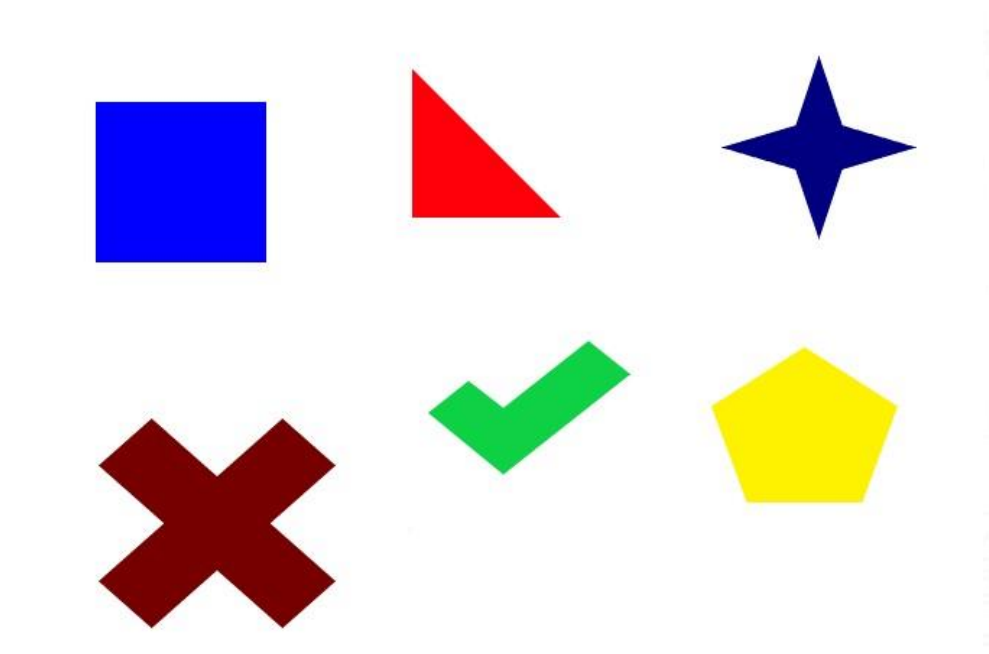
//> input picture opencv/opencvresourse/01.png, 989 x 654 px
$ ./01   (built with g++ and OpenCV 4)
//> lines starting //> are read from the running program, lines starting //| are printed output that depends on the picture; after the words box and inside, x2 and y2 are one past the last pixel; in counts of white or black regions, pixels touching at a corner belong together
#include<iostream>
#include <opencv2/core/core.hpp>
#include <opencv2/highgui/highgui.hpp>
#include <opencv2/imgproc.hpp>
using namespace std;
using namespace cv;

Mat imgGray,kernel, imgHSV, mask,  imgCanny;
int hmin = 160, smin = 215, vmin = 205;
int hmax = 179, smax = 255, vmax = 255;
vector<vector<Point>>contours;
vector<Vec4i>hierarchy;
int  main()
{
	string path = "opencvresourse/01.png";
	Mat img = imread(path);
//> img is the input picture: 654 rows x 989 cols, CV_8UC3; mean B, G, R 225.9, 223.4, 230.1
	resize(img, img, Size(1280, 720), 0, 0, INTER_CUBIC);//我感觉三次线性的插值或许会好点
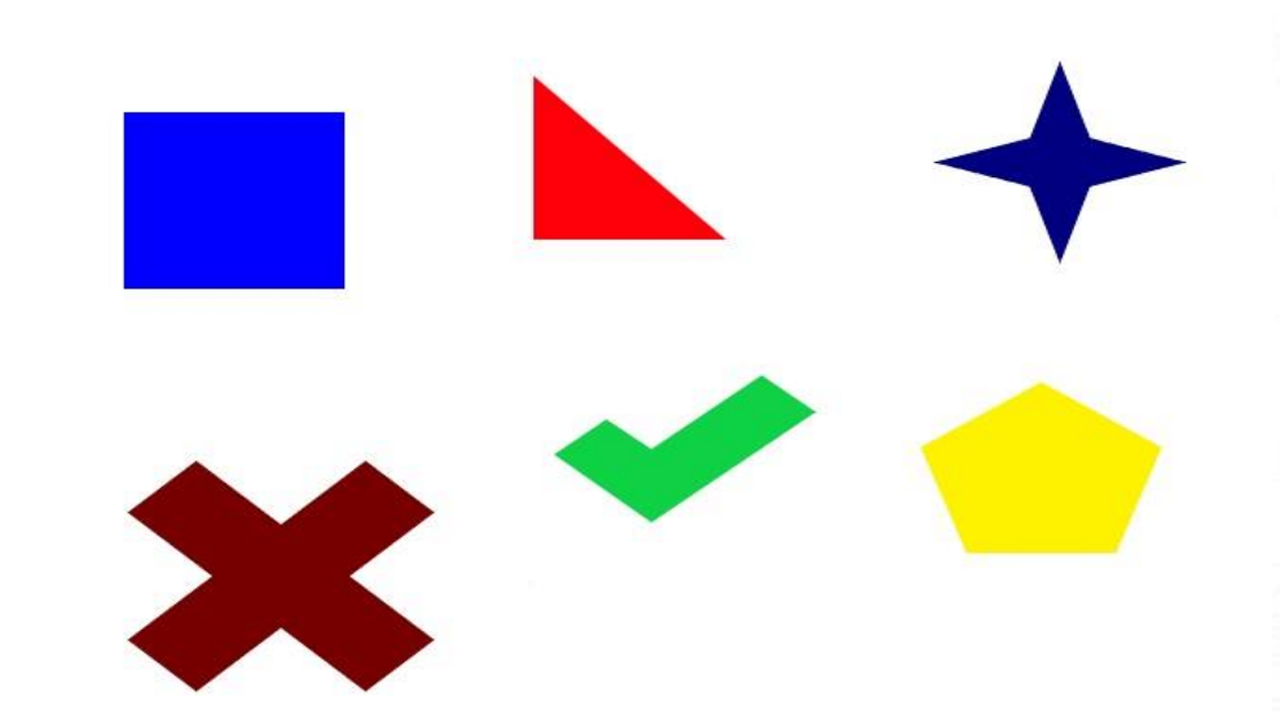
//> img: 720 rows x 1280 cols, CV_8UC3; mean B, G, R 225.9, 223.4, 230.1
	cvtColor(img, imgHSV, COLOR_BGR2HSV);
//> imgHSV: 720 rows x 1280 cols, CV_8UC3; mean H, S, V 19.8, 41.9, 245.5
	Scalar lower(hmin, smin, vmin);
	Scalar upper(hmax, smax, vmax);
	inRange(imgHSV, lower, upper, mask);
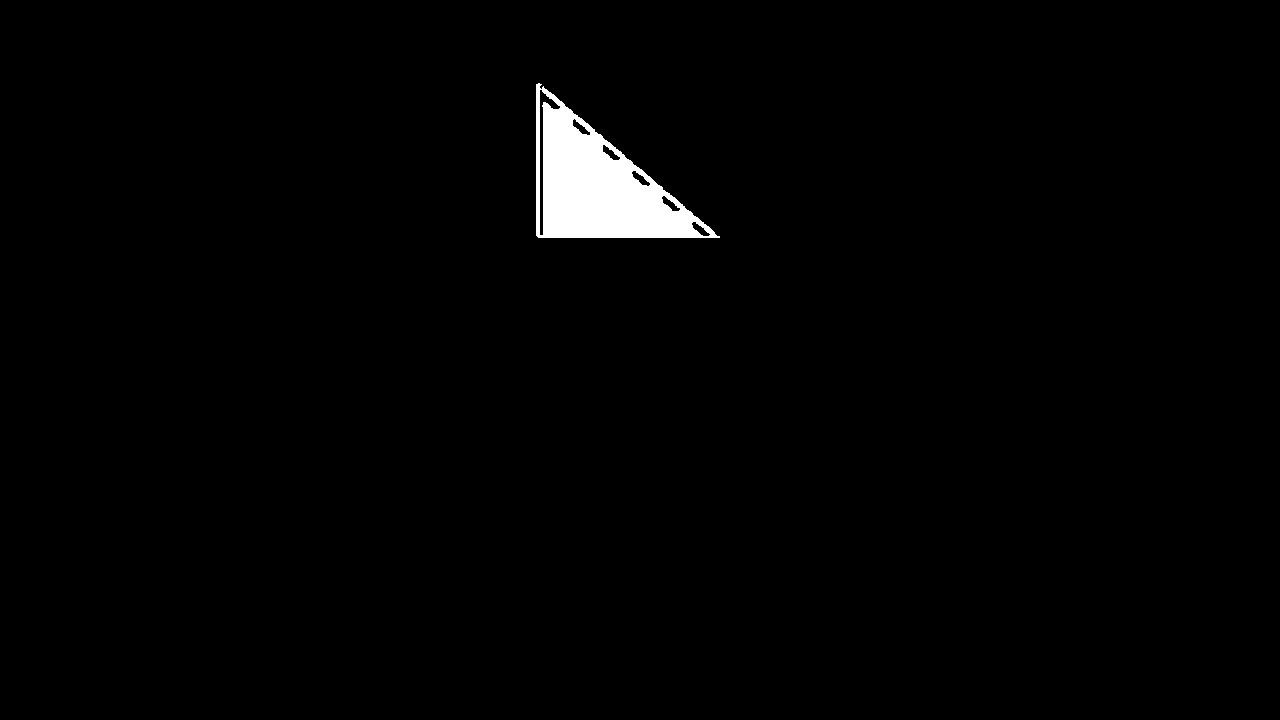
//> mask: 720 rows x 1280 cols, CV_8UC1; 1.5% white; 1 white region, box (x1, y1, x2, y2) and area: (536, 83, 720, 238) 13576
	kernel=getStructuringElement(0, Size(3, 3));
	morphologyEx(mask, mask, MORPH_CLOSE, kernel);//用了闭运算还是有空洞，我想把里面那些黑点补上的。
//> mask: 720 rows x 1280 cols, CV_8UC1; 1.5% white; 1 white region, box (x1, y1, x2, y2) and area: (536, 83, 720, 238) 13613
	Canny(mask, imgCanny, 25, 75);
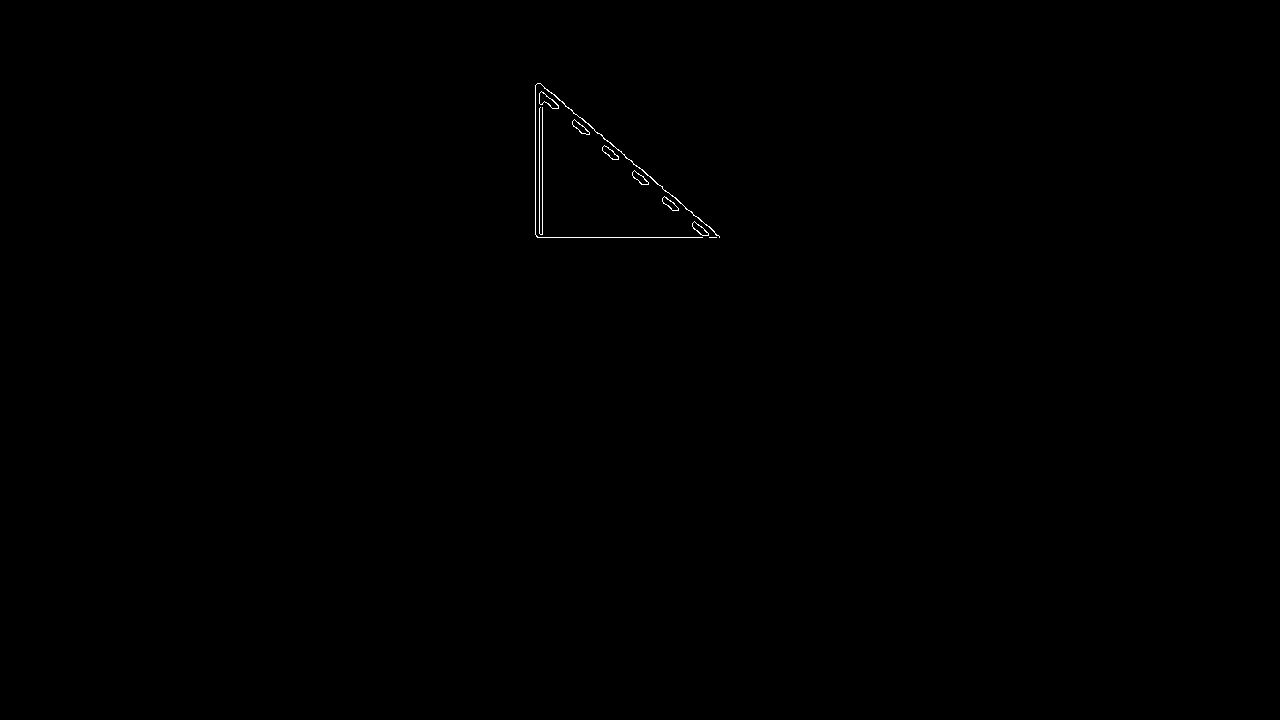
//> imgCanny: 720 rows x 1280 cols, CV_8UC1; 0.13% white in thin lines or dots, all inside (x1, y1, x2, y2) = (535, 83, 720, 238)
	findContours(imgCanny,contours, hierarchy, RETR_EXTERNAL, CHAIN_APPROX_SIMPLE);
//> contours = 9 contours, 2 with area under 20; largest, box (x1, y1, x2, y2) and area: (539, 91, 559, 109) 152, (572, 119, 590, 135) 104, (692, 221, 709, 236) 102, (602, 145, 619, 160) 102, (632, 170, 649, 185) 101, (662, 196, 679, 211) 100, (535, 83, 720, 238) 80
	cvtColor(imgCanny, imgCanny, COLOR_GRAY2BGR);
	drawContours(imgCanny, contours, -1, Scalar(255, 0, 0), 2);//我检测的只是外层的轮廓但是画出来还是有内层轮廓。
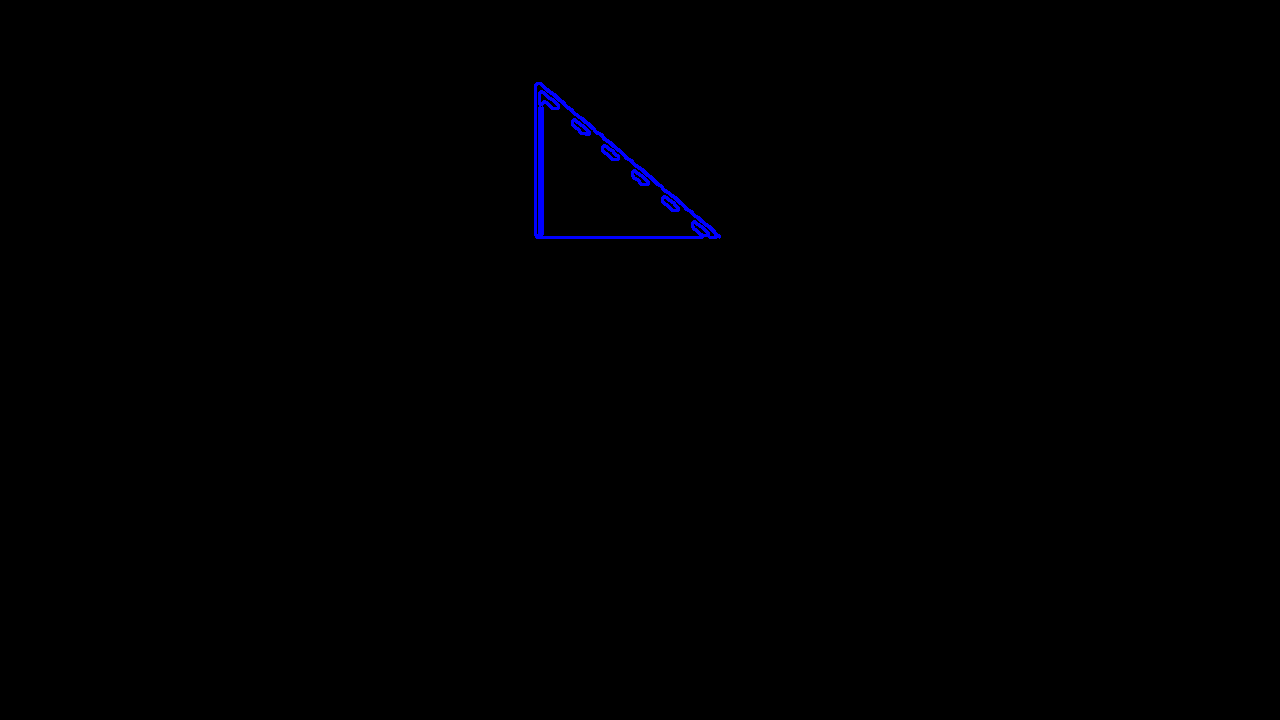
//> imgCanny: 720 rows x 1280 cols, CV_8UC3; mean B, G, R 1, 0, 0
	imshow("imgCanny", imgCanny);
	imwrite("imgCanny.png", imgCanny);
	waitKey(0);
}
// [20 lines of commented-out code are left out]
